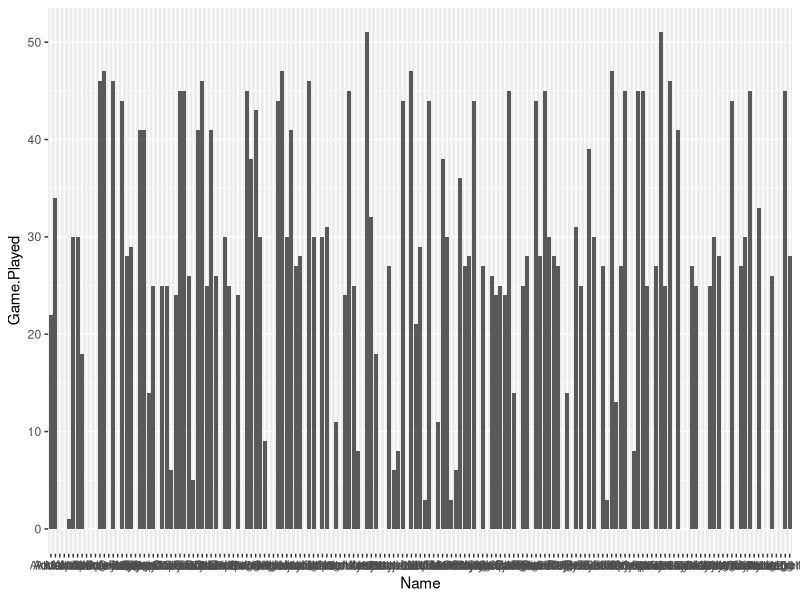

Write the R code that produced this figure.
## ---- chunk 1
library(ggplot2)
mydata = read.csv("lcs-2017-summer-split-fantasy-player-team-stats/LCS Players Stats Summer Split 2017.csv")

#turn numeric into character
mydata$Name = as.character(mydata$Name)  

#find the data which is not blank and store into getData
getnnonameID = which(nchar(mydata$Name) != 0) 
getData = mydata[getnnonameID,]

#if you want to geom_bar with x,y -> stat = "identity"
ggplot( data = getData, aes(x = Name, y = Game.Played) ) + geom_bar( stat = "identity" ) 

